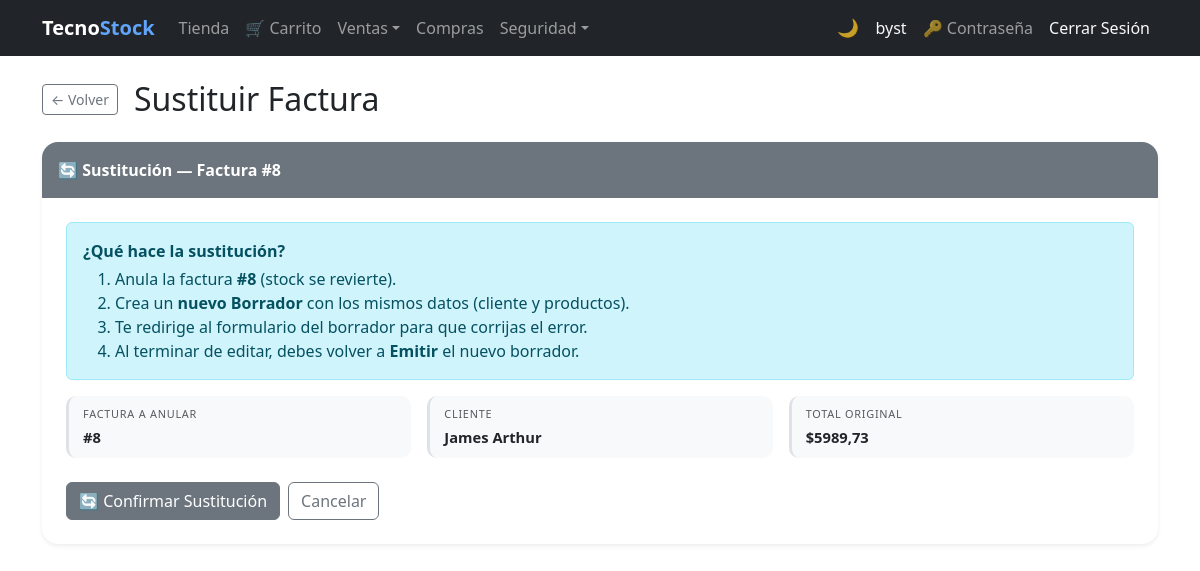
Screenshot of /invoices/8/substitute/ (signed in) with the database file from the repository.
### billing/models.py (models this page shows, shortened)
class Invoice(models.Model):
    BORRADOR = 0
    EMITIDA  = 1
    ANULADA  = 2
    ESTADO_CHOICES = [
        (BORRADOR, 'Borrador'),
        (EMITIDA,  'Emitida'),
        (ANULADA,  'Anulada'),
    ]
    customer     = models.ForeignKey(Customer, on_delete=models.PROTECT, related_name='invoices')
    invoice_date = models.DateTimeField(auto_now_add=True)
    subtotal     = models.DecimalField(max_digits=12, decimal_places=2, default=0)
    tax          = models.DecimalField(max_digits=12, decimal_places=2, default=0)
    total        = models.DecimalField(max_digits=12, decimal_places=2, default=0)
    estado       = models.PositiveSmallIntegerField(
                       choices=ESTADO_CHOICES, default=BORRADOR, verbose_name='Estado')
    is_active    = models.BooleanField(default=True)
    PAYMENT_CHOICES = [('card', 'Tarjeta'), ('paypal', 'PayPal')]
    payment_method  = models.CharField(
                          max_length=10, choices=PAYMENT_CHOICES, null=True, blank=True,
                          verbose_name='Método de pago')
    paypal_order_id = models.CharField(max_length=64, null=True, blank=True)
    class Meta:
        ordering = ['-invoice_date']
    @property
    def can_substitute(self):  return self.estado == self.EMITIDA

class Customer(models.Model):
    user       = models.OneToOneField(
                     settings.AUTH_USER_MODEL, null=True, blank=True,
                     on_delete=models.SET_NULL, related_name='customer_account',
                     verbose_name='Cuenta de usuario')
    dni        = models.CharField(max_length=13, unique=True, verbose_name='DNI/RUC', validators=[validate_cedula_ec])
    first_name = models.CharField(max_length=100)
    last_name  = models.CharField(max_length=100)
    email      = models.EmailField(blank=True, null=True)
    phone      = models.CharField(max_length=20, blank=True, null=True)
    address    = models.TextField(blank=True, null=True)
    photo      = models.ImageField(upload_to='customer/', blank=True, null=True, verbose_name='Foto')
    is_active  = models.BooleanField(default=True)
    created_at = models.DateTimeField(auto_now_add=True)
    updated_at = models.DateTimeField(auto_now=True)
    class Meta:
        ordering = ['last_name', 'first_name']
    @property
    def full_name(self): return f'{self.first_name} {self.last_name}'

### billing/views.py (the view, shortened to what this page needs)
# urls.py: path('invoices/<int:pk>/substitute/', views.invoice_substitute, name='invoice_substitute'),
@login_required
def invoice_substitute(request, pk):
    invoice = get_object_or_404(Invoice, pk=pk)
    if not invoice.can_substitute:
        messages.error(request, 'Solo se puede sustituir una factura emitida.')
        return redirect('billing:invoice_detail', pk=pk)
    return render(request, 'billing/invoice_substitute.html', {'invoice': invoice})

### security/templatetags/security_tags.py (called while the page is built)
@register.filter(name='has_group')
def has_group(user, group_name):
    if not user.is_authenticated:
        return False
    if user.is_superuser:  # el superusuario ve todo
        return True
    return user.groups.filter(name=group_name).exists()

### billing/templates/billing/invoice_substitute.html (shortened to what this page needs)
{% extends 'billing/base.html' %}
{% block content %}
<div class="d-flex align-items-center gap-3 mb-4">
  <a href="{% url 'billing:invoice_detail' invoice.pk %}" class="btn btn-outline-secondary btn-sm">&#8592; Volver</a>
  <h2 class="mb-0">Sustituir Factura</h2>
</div>
<div class="card border-0 shadow-sm rounded-4 overflow-hidden mb-4">
  <div class="card-header border-0 py-3 bg-secondary">
    <span class="text-white fw-bold">&#128260; Sustitución — Factura #{{ invoice.id }}</span>
  </div>
  <div class="card-body p-4">
    <div class="alert alert-info">
      <strong>¿Qué hace la sustitución?</strong>
      <ol class="mb-0 mt-1">
        <li>Anula la factura <strong>#{{ invoice.id }}</strong> (stock se revierte).</li>
        <li>Crea un <strong>nuevo Borrador</strong> con los mismos datos (cliente y productos).</li>
        <li>Te redirige al formulario del borrador para que corrijas el error.</li>
        <li>Al terminar de editar, debes volver a <strong>Emitir</strong> el nuevo borrador.</li>
      </ol>
    </div>
    <div class="row g-3 mb-4">
      <div class="col-md-4">
        <div class="dm-field">
          <small class="dm-label">Factura a anular</small>
          <div class="dm-value fw-bold">#{{ invoice.id }}</div>
        </div>
      </div>
      <div class="col-md-4">
        <div class="dm-field">
          <small class="dm-label">Cliente</small>
          <div class="dm-value">{{ invoice.customer.full_name }}</div>
        </div>
      </div>
      <div class="col-md-4">
        <div class="dm-field">
          <small class="dm-label">Total original</small>
          <div class="dm-value">${{ invoice.total }}</div>
        </div>
      </div>
    </div>
    <form method="post" class="d-flex gap-2">
      <button type="submit" class="btn btn-secondary">&#128260; Confirmar Sustitución</button>
      <a href="{% url 'billing:invoice_detail' invoice.pk %}" class="btn btn-outline-secondary">Cancelar</a>
    </form>
  </div>
</div>
{% endblock %}

### billing/templates/billing/base.html (shortened to what this page needs)
{% load security_tags %}
<!DOCTYPE html>
<html lang="es">
<head>
  <link href="https://cdn.jsdelivr.net/npm/bootstrap@5.3.0/dist/css/bootstrap.min.css" rel="stylesheet">
</head>
<body>
<nav class="navbar navbar-expand-lg navbar-dark bg-dark">
  <div class="container">
    <a class="navbar-brand fw-bold" href="{% url 'billing:home' %}">Tecno<span class="nav-brand-accent">Stock</span></a>
    <div class="collapse navbar-collapse" id="nav">
      <ul class="navbar-nav me-auto">
        {% if user.is_authenticated %}
        {% if user|has_group:'Cliente' %}
        <li class="nav-item"><a class="nav-link" href="{% url 'store:catalog' %}">Tienda</a></li>
        <li class="nav-item"><a class="nav-link" href="{% url 'store:cart' %}">&#128722; Carrito</a></li>
        {% endif %}
        <li class="nav-item dropdown">
          <a class="nav-link dropdown-toggle" href="#" role="button" data-bs-toggle="dropdown" aria-expanded="false">Ventas</a>
        </li>
        {% if user|has_group:'Analista de Compras' or user|has_group:'Administrador' or not user|has_any_group %}
        <li class="nav-item"><a class="nav-link" href="{% url 'purchasing:purchase_list' %}">Compras</a></li>
        {% endif %}
        {% if user|has_group:'Administrador' %}
        <li class="nav-item dropdown">
          <a class="nav-link dropdown-toggle" href="#" role="button" data-bs-toggle="dropdown" aria-expanded="false">Seguridad</a>
        </li>
        {% endif %}
        {% endif %}
      </ul>
      <ul class="navbar-nav align-items-center">
        <li class="nav-item"><button type="button" class="theme-toggle-btn" id="theme-toggle" onclick="toggleTheme()" title="Cambiar tema claro / oscuro"><span id="theme-icon">&#127769;</span></button></li>
        <li class="nav-item">{% if user.is_authenticated %}<a class="nav-link text-light" href="{% url 'billing:dashboard' %}">{{ user.username }}</a>{% endif %}</li>
        <li class="nav-item">{% if user.is_authenticated %}<a class="nav-link" href="{% url 'password_change' %}" title="Cambiar contraseña">&#128273; Contraseña</a>{% endif %}</li>
        <li class="nav-item">{% if user.is_authenticated %}<form method="post" action="{% url 'logout' %}" class="d-inline">{% csrf_token %}<button type="submit" class="nav-link btn btn-link text-light btn-nav-link">Cerrar Sesión</button></form>{% else %}<a class="nav-link" href="{% url 'login' %}">Iniciar Sesión</a>{% endif %}</li>
      </ul>
    </div>
  </div>
</nav>
<div class="container mt-4">
  {% block content %}{% endblock %}
</div>
</body>
</html>

### billing/templates/billing/base.html (style rules this page uses)
.dm-field { background: var(--bs-tertiary-bg); border-radius: 10px; padding: 10px 14px; border-left: 3px solid var(--bs-border-color); height: 100%; transition: border-color .2s; }
.dm-label { font-size: .68rem; text-transform: uppercase; letter-spacing: .07em; color: var(--bs-secondary-color); display: block; margin-bottom: 3px; }
.dm-value { font-size: .92rem; font-weight: 600; color: var(--bs-body-color); word-break: break-word; }
.btn-nav-link { text-decoration: none; }
.nav-brand-accent { color: #60a5fa; }
.theme-toggle-btn { background: none; border: none; cursor: pointer; font-size: 1.1rem; line-height: 1; padding: .375rem .5rem; border-radius: .375rem; transition: background .2s; color: rgba(255,255,255,.75); }

### rows the page displays
Invoice: id "8", customer.full_name "James Arthur", total "5989,73"

### other values shown
{{ user.username }} "byst"
